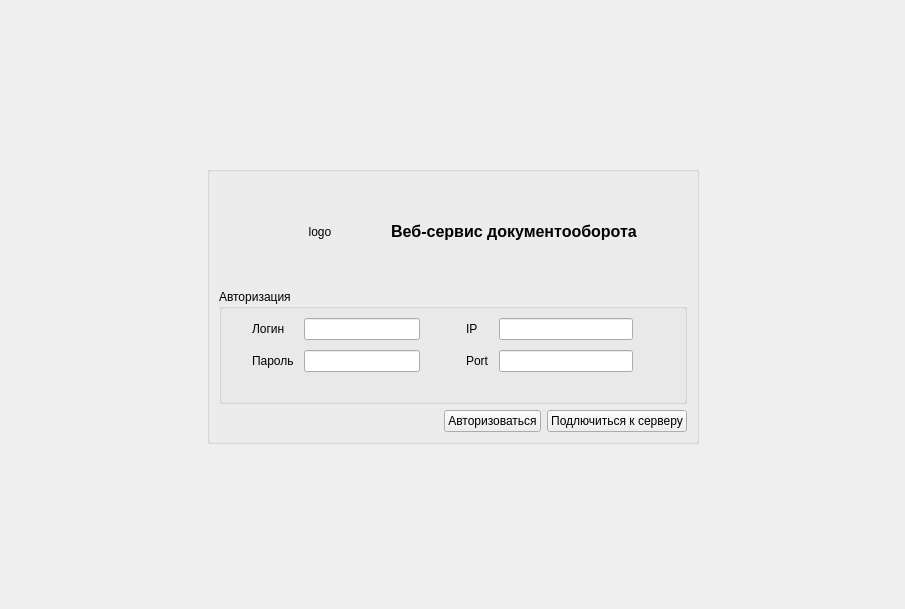
<?xml version="1.0" encoding="UTF-8"?>
<ui version="4.0">
 <class>Login</class>
 <widget class="QWidget" name="Login">
  <property name="geometry">
   <rect>
    <x>0</x>
    <y>0</y>
    <width>905</width>
    <height>609</height>
   </rect>
  </property>
  <property name="windowTitle">
   <string>Form</string>
  </property>
  <layout class="QHBoxLayout" name="horizontalLayout_5">
   <item>
    <spacer name="horizontalSpacer_2">
     <property name="orientation">
      <enum>Qt::Horizontal</enum>
     </property>
     <property name="sizeType">
      <enum>QSizePolicy::Expanding</enum>
     </property>
     <property name="sizeHint" stdset="0">
      <size>
       <width>40</width>
       <height>20</height>
      </size>
     </property>
    </spacer>
   </item>
   <item>
    <layout class="QVBoxLayout" name="verticalLayout_5">
     <property name="spacing">
      <number>0</number>
     </property>
     <property name="topMargin">
      <number>0</number>
     </property>
     <property name="rightMargin">
      <number>0</number>
     </property>
     <property name="bottomMargin">
      <number>0</number>
     </property>
     <item>
      <spacer name="verticalSpacer_3">
       <property name="orientation">
        <enum>Qt::Vertical</enum>
       </property>
       <property name="sizeHint" stdset="0">
        <size>
         <width>20</width>
         <height>40</height>
        </size>
       </property>
      </spacer>
     </item>
     <item>
      <widget class="QGroupBox" name="groupBox_2">
       <property name="title">
        <string/>
       </property>
       <layout class="QVBoxLayout" name="verticalLayout_4">
        <item>
         <layout class="QVBoxLayout" name="verticalLayout_2">
          <item>
           <layout class="QHBoxLayout" name="horizontalLayout">
            <property name="spacing">
             <number>20</number>
            </property>
            <property name="leftMargin">
             <number>50</number>
            </property>
            <property name="rightMargin">
             <number>50</number>
            </property>
            <property name="bottomMargin">
             <number>0</number>
            </property>
            <item>
             <widget class="QLabel" name="l_logo">
              <property name="sizePolicy">
               <sizepolicy hsizetype="Minimum" vsizetype="Minimum">
                <horstretch>0</horstretch>
                <verstretch>0</verstretch>
               </sizepolicy>
              </property>
              <property name="minimumSize">
               <size>
                <width>102</width>
                <height>102</height>
               </size>
              </property>
              <property name="text">
               <string>logo</string>
              </property>
              <property name="scaledContents">
               <bool>true</bool>
              </property>
              <property name="alignment">
               <set>Qt::AlignCenter</set>
              </property>
             </widget>
            </item>
            <item>
             <widget class="QLabel" name="l_sysName">
              <property name="sizePolicy">
               <sizepolicy hsizetype="Expanding" vsizetype="Fixed">
                <horstretch>0</horstretch>
                <verstretch>0</verstretch>
               </sizepolicy>
              </property>
              <property name="minimumSize">
               <size>
                <width>0</width>
                <height>0</height>
               </size>
              </property>
              <property name="font">
               <font>
                <pointsize>12</pointsize>
                <italic>false</italic>
                <bold>true</bold>
               </font>
              </property>
              <property name="text">
               <string>Веб-сервис документооборота</string>
              </property>
              <property name="alignment">
               <set>Qt::AlignCenter</set>
              </property>
             </widget>
            </item>
           </layout>
          </item>
          <item>
           <widget class="QGroupBox" name="groupBox">
            <property name="title">
             <string>Авторизация</string>
            </property>
            <layout class="QHBoxLayout" name="horizontalLayout_3">
             <property name="leftMargin">
              <number>30</number>
             </property>
             <property name="rightMargin">
              <number>11</number>
             </property>
             <item>
              <layout class="QVBoxLayout" name="verticalLayout">
               <item>
                <layout class="QFormLayout" name="formLayout">
                 <property name="horizontalSpacing">
                  <number>10</number>
                 </property>
                 <property name="verticalSpacing">
                  <number>10</number>
                 </property>
                 <property name="rightMargin">
                  <number>40</number>
                 </property>
                 <property name="bottomMargin">
                  <number>0</number>
                 </property>
                 <item row="0" column="0">
                  <widget class="QLabel" name="l_login">
                   <property name="sizePolicy">
                    <sizepolicy hsizetype="Fixed" vsizetype="Minimum">
                     <horstretch>0</horstretch>
                     <verstretch>0</verstretch>
                    </sizepolicy>
                   </property>
                   <property name="text">
                    <string>Логин</string>
                   </property>
                  </widget>
                 </item>
                 <item row="0" column="1">
                  <widget class="QLineEdit" name="le_login">
                   <property name="sizePolicy">
                    <sizepolicy hsizetype="MinimumExpanding" vsizetype="Fixed">
                     <horstretch>0</horstretch>
                     <verstretch>0</verstretch>
                    </sizepolicy>
                   </property>
                  </widget>
                 </item>
                 <item row="1" column="0">
                  <widget class="QLabel" name="l_password">
                   <property name="sizePolicy">
                    <sizepolicy hsizetype="Fixed" vsizetype="Minimum">
                     <horstretch>0</horstretch>
                     <verstretch>0</verstretch>
                    </sizepolicy>
                   </property>
                   <property name="text">
                    <string>Пароль</string>
                   </property>
                  </widget>
                 </item>
                 <item row="1" column="1">
                  <widget class="QLineEdit" name="le_password">
                   <property name="sizePolicy">
                    <sizepolicy hsizetype="MinimumExpanding" vsizetype="Fixed">
                     <horstretch>0</horstretch>
                     <verstretch>0</verstretch>
                    </sizepolicy>
                   </property>
                  </widget>
                 </item>
                </layout>
               </item>
               <item>
                <widget class="QLabel" name="l_message">
                 <property name="sizePolicy">
                  <sizepolicy hsizetype="Expanding" vsizetype="Fixed">
                   <horstretch>0</horstretch>
                   <verstretch>0</verstretch>
                  </sizepolicy>
                 </property>
                 <property name="text">
                  <string/>
                 </property>
                 <property name="textFormat">
                  <enum>Qt::AutoText</enum>
                 </property>
                 <property name="alignment">
                  <set>Qt::AlignCenter</set>
                 </property>
                </widget>
               </item>
              </layout>
             </item>
             <item>
              <layout class="QVBoxLayout" name="verticalLayout_3">
               <item>
                <layout class="QFormLayout" name="formLayout_3">
                 <property name="horizontalSpacing">
                  <number>10</number>
                 </property>
                 <property name="verticalSpacing">
                  <number>10</number>
                 </property>
                 <property name="leftMargin">
                  <number>0</number>
                 </property>
                 <property name="rightMargin">
                  <number>40</number>
                 </property>
                 <item row="0" column="0">
                  <widget class="QLabel" name="l_ip">
                   <property name="sizePolicy">
                    <sizepolicy hsizetype="Fixed" vsizetype="Minimum">
                     <horstretch>0</horstretch>
                     <verstretch>0</verstretch>
                    </sizepolicy>
                   </property>
                   <property name="text">
                    <string>IP</string>
                   </property>
                  </widget>
                 </item>
                 <item row="0" column="1">
                  <widget class="QLineEdit" name="le_ip">
                   <property name="sizePolicy">
                    <sizepolicy hsizetype="MinimumExpanding" vsizetype="Fixed">
                     <horstretch>0</horstretch>
                     <verstretch>0</verstretch>
                    </sizepolicy>
                   </property>
                  </widget>
                 </item>
                 <item row="1" column="0">
                  <widget class="QLabel" name="l_port">
                   <property name="sizePolicy">
                    <sizepolicy hsizetype="Fixed" vsizetype="Minimum">
                     <horstretch>0</horstretch>
                     <verstretch>0</verstretch>
                    </sizepolicy>
                   </property>
                   <property name="text">
                    <string>Port</string>
                   </property>
                  </widget>
                 </item>
                 <item row="1" column="1">
                  <widget class="QLineEdit" name="le_port">
                   <property name="sizePolicy">
                    <sizepolicy hsizetype="MinimumExpanding" vsizetype="Fixed">
                     <horstretch>0</horstretch>
                     <verstretch>0</verstretch>
                    </sizepolicy>
                   </property>
                  </widget>
                 </item>
                </layout>
               </item>
               <item>
                <widget class="QLabel" name="l_messageServer">
                 <property name="sizePolicy">
                  <sizepolicy hsizetype="Expanding" vsizetype="Fixed">
                   <horstretch>0</horstretch>
                   <verstretch>0</verstretch>
                  </sizepolicy>
                 </property>
                 <property name="text">
                  <string/>
                 </property>
                 <property name="textFormat">
                  <enum>Qt::AutoText</enum>
                 </property>
                 <property name="alignment">
                  <set>Qt::AlignCenter</set>
                 </property>
                </widget>
               </item>
              </layout>
             </item>
            </layout>
           </widget>
          </item>
          <item>
           <layout class="QHBoxLayout" name="horizontalLayout_2">
            <property name="sizeConstraint">
             <enum>QLayout::SetFixedSize</enum>
            </property>
            <item>
             <spacer name="horizontalSpacer">
              <property name="orientation">
               <enum>Qt::Horizontal</enum>
              </property>
              <property name="sizeHint" stdset="0">
               <size>
                <width>40</width>
                <height>20</height>
               </size>
              </property>
             </spacer>
            </item>
            <item>
             <widget class="QPushButton" name="btn_enter">
              <property name="sizePolicy">
               <sizepolicy hsizetype="Fixed" vsizetype="Fixed">
                <horstretch>0</horstretch>
                <verstretch>0</verstretch>
               </sizepolicy>
              </property>
              <property name="text">
               <string>Авторизоваться</string>
              </property>
             </widget>
            </item>
            <item>
             <widget class="QPushButton" name="btn_connect">
              <property name="sizePolicy">
               <sizepolicy hsizetype="Fixed" vsizetype="Fixed">
                <horstretch>0</horstretch>
                <verstretch>0</verstretch>
               </sizepolicy>
              </property>
              <property name="text">
               <string>Подлючиться к серверу</string>
              </property>
             </widget>
            </item>
           </layout>
          </item>
         </layout>
        </item>
       </layout>
      </widget>
     </item>
     <item>
      <spacer name="verticalSpacer_4">
       <property name="orientation">
        <enum>Qt::Vertical</enum>
       </property>
       <property name="sizeHint" stdset="0">
        <size>
         <width>20</width>
         <height>40</height>
        </size>
       </property>
      </spacer>
     </item>
    </layout>
   </item>
   <item>
    <spacer name="horizontalSpacer_3">
     <property name="orientation">
      <enum>Qt::Horizontal</enum>
     </property>
     <property name="sizeType">
      <enum>QSizePolicy::Expanding</enum>
     </property>
     <property name="sizeHint" stdset="0">
      <size>
       <width>40</width>
       <height>20</height>
      </size>
     </property>
    </spacer>
   </item>
  </layout>
 </widget>
 <resources/>
 <connections/>
</ui>
